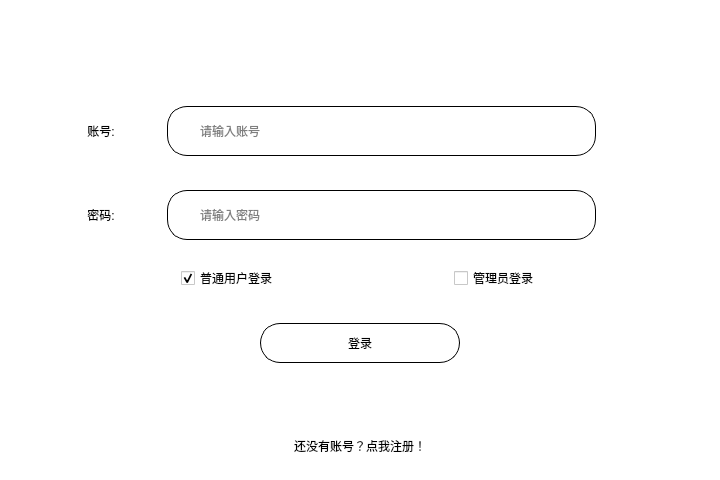
<?xml version="1.0" encoding="UTF-8"?>
<ui version="4.0">
 <class>WelcomePage</class>
 <widget class="QWidget" name="WelcomePage">
  <property name="geometry">
   <rect>
    <x>0</x>
    <y>0</y>
    <width>720</width>
    <height>480</height>
   </rect>
  </property>
  <property name="minimumSize">
   <size>
    <width>720</width>
    <height>480</height>
   </size>
  </property>
  <property name="maximumSize">
   <size>
    <width>720</width>
    <height>480</height>
   </size>
  </property>
  <property name="windowTitle">
   <string>登录页面</string>
  </property>
  <property name="styleSheet">
   <string notr="true">background-color: rgb(255, 255, 255);</string>
  </property>
  <layout class="QHBoxLayout" name="horizontalLayout_2">
   <item>
    <layout class="QVBoxLayout" name="verticalLayout" stretch="0,5,6,1,6,1,3,2,5,5,3,1">
     <item>
      <widget class="QLabel" name="label_3">
       <property name="text">
        <string/>
       </property>
      </widget>
     </item>
     <item>
      <spacer name="verticalSpacer_2">
       <property name="orientation">
        <enum>Qt::Vertical</enum>
       </property>
       <property name="sizeHint" stdset="0">
        <size>
         <width>20</width>
         <height>40</height>
        </size>
       </property>
      </spacer>
     </item>
     <item>
      <layout class="QHBoxLayout" name="horizontalLayout" stretch="1,2,1,10,2,1">
       <item>
        <spacer name="horizontalSpacer_4">
         <property name="orientation">
          <enum>Qt::Horizontal</enum>
         </property>
         <property name="sizeHint" stdset="0">
          <size>
           <width>40</width>
           <height>20</height>
          </size>
         </property>
        </spacer>
       </item>
       <item>
        <widget class="QLabel" name="label">
         <property name="minimumSize">
          <size>
           <width>64</width>
           <height>64</height>
          </size>
         </property>
         <property name="maximumSize">
          <size>
           <width>64</width>
           <height>64</height>
          </size>
         </property>
         <property name="styleSheet">
          <string notr="true">QLabel {
	font: 12pt &quot;Microsoft YaHei UI&quot;;
}</string>
         </property>
         <property name="text">
          <string>账号: </string>
         </property>
         <property name="alignment">
          <set>Qt::AlignRight|Qt::AlignTrailing|Qt::AlignVCenter</set>
         </property>
        </widget>
       </item>
       <item>
        <spacer name="horizontalSpacer_5">
         <property name="orientation">
          <enum>Qt::Horizontal</enum>
         </property>
         <property name="sizeHint" stdset="0">
          <size>
           <width>40</width>
           <height>20</height>
          </size>
         </property>
        </spacer>
       </item>
       <item>
        <widget class="QLineEdit" name="lineEdit">
         <property name="minimumSize">
          <size>
           <width>0</width>
           <height>50</height>
          </size>
         </property>
         <property name="styleSheet">
          <string notr="true">QLineEdit {background-image: url(:/resources/Line_Account.png);
					background-repeat: no-repeat;
					background-position: left;
					padding: 2 10 2 30;
  					border-radius:20px;
        			border-width: 1px;
        			border-style: solid;
       				border-color: black;}</string>
         </property>
         <property name="maxLength">
          <number>30</number>
         </property>
         <property name="placeholderText">
          <string>请输入账号</string>
         </property>
        </widget>
       </item>
       <item>
        <widget class="QPushButton" name="pushButton_3">
         <property name="enabled">
          <bool>false</bool>
         </property>
         <property name="minimumSize">
          <size>
           <width>64</width>
           <height>64</height>
          </size>
         </property>
         <property name="maximumSize">
          <size>
           <width>64</width>
           <height>64</height>
          </size>
         </property>
         <property name="autoFillBackground">
          <bool>false</bool>
         </property>
         <property name="styleSheet">
          <string notr="true">QPushButton {
    background-color: rgba(0, 0, 0, 0); /* 完全透明 */
    border: none; /* 去掉边框 */
}
</string>
         </property>
         <property name="text">
          <string/>
         </property>
        </widget>
       </item>
       <item>
        <spacer name="horizontalSpacer_6">
         <property name="orientation">
          <enum>Qt::Horizontal</enum>
         </property>
         <property name="sizeHint" stdset="0">
          <size>
           <width>40</width>
           <height>20</height>
          </size>
         </property>
        </spacer>
       </item>
      </layout>
     </item>
     <item>
      <spacer name="verticalSpacer_3">
       <property name="orientation">
        <enum>Qt::Vertical</enum>
       </property>
       <property name="sizeHint" stdset="0">
        <size>
         <width>20</width>
         <height>40</height>
        </size>
       </property>
      </spacer>
     </item>
     <item>
      <layout class="QHBoxLayout" name="horizontalLayout_3" stretch="1,2,1,10,2,1">
       <item>
        <spacer name="horizontalSpacer_7">
         <property name="orientation">
          <enum>Qt::Horizontal</enum>
         </property>
         <property name="sizeHint" stdset="0">
          <size>
           <width>40</width>
           <height>20</height>
          </size>
         </property>
        </spacer>
       </item>
       <item>
        <widget class="QLabel" name="label_2">
         <property name="minimumSize">
          <size>
           <width>64</width>
           <height>64</height>
          </size>
         </property>
         <property name="maximumSize">
          <size>
           <width>64</width>
           <height>64</height>
          </size>
         </property>
         <property name="styleSheet">
          <string notr="true">QLabel {
	font: 12pt &quot;Microsoft YaHei UI&quot;;
}</string>
         </property>
         <property name="text">
          <string>密码: </string>
         </property>
         <property name="alignment">
          <set>Qt::AlignRight|Qt::AlignTrailing|Qt::AlignVCenter</set>
         </property>
        </widget>
       </item>
       <item>
        <spacer name="horizontalSpacer_8">
         <property name="orientation">
          <enum>Qt::Horizontal</enum>
         </property>
         <property name="sizeHint" stdset="0">
          <size>
           <width>40</width>
           <height>20</height>
          </size>
         </property>
        </spacer>
       </item>
       <item>
        <widget class="QLineEdit" name="lineEdit_2">
         <property name="minimumSize">
          <size>
           <width>0</width>
           <height>50</height>
          </size>
         </property>
         <property name="styleSheet">
          <string notr="true">QLineEdit {background-image: url(:/resources/Line_Password.png);
					background-repeat: no-repeat;
					background-position: left;
					padding: 2 10 2 30;
  					border-radius:20px;
        			border-width: 1px;
        			border-style: solid;
       				border-color: black;}</string>
         </property>
         <property name="maxLength">
          <number>30</number>
         </property>
         <property name="echoMode">
          <enum>QLineEdit::Password</enum>
         </property>
         <property name="placeholderText">
          <string>请输入密码</string>
         </property>
        </widget>
       </item>
       <item>
        <widget class="QPushButton" name="pushButton_2">
         <property name="minimumSize">
          <size>
           <width>64</width>
           <height>64</height>
          </size>
         </property>
         <property name="maximumSize">
          <size>
           <width>64</width>
           <height>64</height>
          </size>
         </property>
         <property name="cursor">
          <cursorShape>PointingHandCursor</cursorShape>
         </property>
         <property name="styleSheet">
          <string notr="true">QPushButton {
    background-color: rgba(0, 0, 0, 0); /* 完全透明 */
    border: none; /* 去掉边框 */
}
</string>
         </property>
         <property name="text">
          <string/>
         </property>
         <property name="icon">
          <iconset resource="resources.qrc">
           <normaloff>:/resources/Unseen.png</normaloff>
           <normalon>:/resources/Seen.png</normalon>:/resources/Unseen.png</iconset>
         </property>
         <property name="iconSize">
          <size>
           <width>64</width>
           <height>64</height>
          </size>
         </property>
        </widget>
       </item>
       <item>
        <spacer name="horizontalSpacer_9">
         <property name="orientation">
          <enum>Qt::Horizontal</enum>
         </property>
         <property name="sizeHint" stdset="0">
          <size>
           <width>40</width>
           <height>20</height>
          </size>
         </property>
        </spacer>
       </item>
      </layout>
     </item>
     <item>
      <spacer name="verticalSpacer_4">
       <property name="orientation">
        <enum>Qt::Vertical</enum>
       </property>
       <property name="sizeHint" stdset="0">
        <size>
         <width>20</width>
         <height>40</height>
        </size>
       </property>
      </spacer>
     </item>
     <item>
      <layout class="QHBoxLayout" name="horizontalLayout_4">
       <item>
        <spacer name="horizontalSpacer">
         <property name="orientation">
          <enum>Qt::Horizontal</enum>
         </property>
         <property name="sizeHint" stdset="0">
          <size>
           <width>40</width>
           <height>20</height>
          </size>
         </property>
        </spacer>
       </item>
       <item>
        <widget class="QCheckBox" name="checkBox_2">
         <property name="text">
          <string>普通用户登录</string>
         </property>
         <property name="checked">
          <bool>true</bool>
         </property>
         <property name="autoExclusive">
          <bool>true</bool>
         </property>
        </widget>
       </item>
       <item>
        <spacer name="horizontalSpacer_2">
         <property name="orientation">
          <enum>Qt::Horizontal</enum>
         </property>
         <property name="sizeHint" stdset="0">
          <size>
           <width>40</width>
           <height>20</height>
          </size>
         </property>
        </spacer>
       </item>
       <item>
        <widget class="QCheckBox" name="checkBox">
         <property name="text">
          <string>管理员登录</string>
         </property>
         <property name="autoExclusive">
          <bool>true</bool>
         </property>
        </widget>
       </item>
       <item>
        <spacer name="horizontalSpacer_3">
         <property name="orientation">
          <enum>Qt::Horizontal</enum>
         </property>
         <property name="sizeHint" stdset="0">
          <size>
           <width>40</width>
           <height>20</height>
          </size>
         </property>
        </spacer>
       </item>
      </layout>
     </item>
     <item>
      <spacer name="verticalSpacer_5">
       <property name="orientation">
        <enum>Qt::Vertical</enum>
       </property>
       <property name="sizeHint" stdset="0">
        <size>
         <width>20</width>
         <height>0</height>
        </size>
       </property>
      </spacer>
     </item>
     <item>
      <layout class="QHBoxLayout" name="horizontalLayout_5">
       <item>
        <widget class="QPushButton" name="pushButton_5">
         <property name="minimumSize">
          <size>
           <width>0</width>
           <height>40</height>
          </size>
         </property>
         <property name="maximumSize">
          <size>
           <width>200</width>
           <height>16777215</height>
          </size>
         </property>
         <property name="cursor">
          <cursorShape>PointingHandCursor</cursorShape>
         </property>
         <property name="styleSheet">
          <string notr="true">QPushButton {
	border-radius:20px;
	border-width: 1px;
	border-style: solid;
	border-color: black;
}</string>
         </property>
         <property name="text">
          <string>登录</string>
         </property>
         <property name="iconSize">
          <size>
           <width>20</width>
           <height>40</height>
          </size>
         </property>
        </widget>
       </item>
      </layout>
     </item>
     <item>
      <spacer name="verticalSpacer_6">
       <property name="orientation">
        <enum>Qt::Vertical</enum>
       </property>
       <property name="sizeHint" stdset="0">
        <size>
         <width>20</width>
         <height>40</height>
        </size>
       </property>
      </spacer>
     </item>
     <item>
      <widget class="QPushButton" name="pushButton">
       <property name="cursor">
        <cursorShape>PointingHandCursor</cursorShape>
       </property>
       <property name="styleSheet">
        <string notr="true">QPushButton {
    background-color: rgba(0, 0, 0, 0); /* 完全透明 */
    border: none; /* 去掉边框 */
    color: black; /* 默认文字颜色 */
	font: 10pt &quot;Microsoft YaHei UI&quot;;
}

QPushButton:hover {
    color: blue; /* 悬停时文字颜色变为蓝色 */
    text-decoration: underline; /* 悬停时文字加下划线 */
}
</string>
       </property>
       <property name="text">
        <string>还没有账号？点我注册！</string>
       </property>
       <property name="iconSize">
        <size>
         <width>64</width>
         <height>64</height>
        </size>
       </property>
      </widget>
     </item>
     <item>
      <spacer name="verticalSpacer">
       <property name="orientation">
        <enum>Qt::Vertical</enum>
       </property>
       <property name="sizeHint" stdset="0">
        <size>
         <width>20</width>
         <height>40</height>
        </size>
       </property>
      </spacer>
     </item>
    </layout>
   </item>
  </layout>
 </widget>
 <resources>
  <include location="resources.qrc"/>
 </resources>
 <connections/>
</ui>
